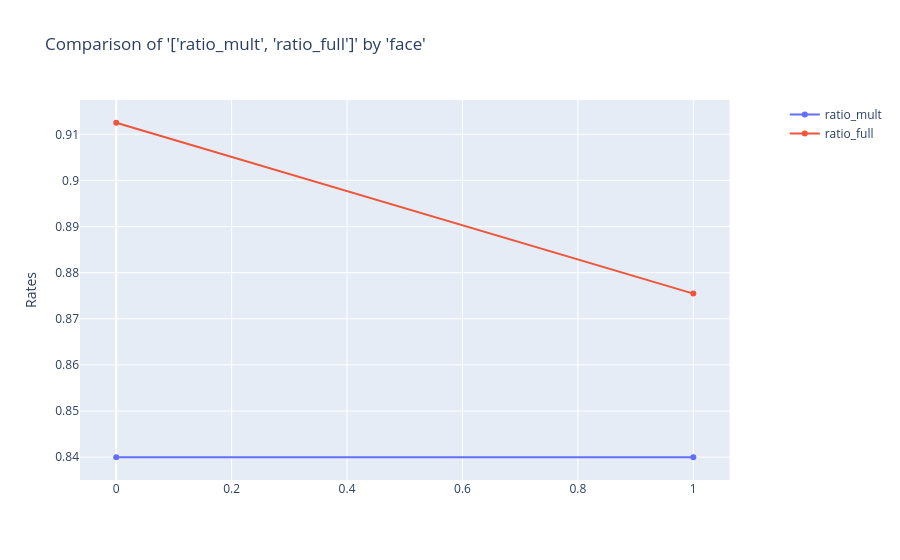

Notebook code for this chart:
### Code cell
charters.compare_rates(df_ratio, x_axis="face", rates=["ratio_mult", "ratio_full"])

### Figure 1 — Plotly figure (JSON) as saved in the notebook; plotly's stock layout.template omitted (floating-point values rounded to 4 significant figures)
{"data": [{"mode": "lines+markers", "name": "ratio_mult", "type": "scatter", "x": [0, 1], "xaxis": "x", "y": [0.84, 0.84], "yaxis": "y"}, {"mode": "lines+markers", "name": "ratio_full", "type": "scatter", "x": [0, 1], "xaxis": "x", "y": [0.9125, 0.8755], "yaxis": "y"}], "layout": {"title": {"text": "Comparison of '['ratio_mult', 'ratio_full']' by 'face'"}, "xaxis": {"anchor": "y", "domain": [0, 0.94]}, "yaxis": {"anchor": "x", "domain": [0, 1], "title": {"text": "Rates"}, "type": "-"}, "yaxis2": {"anchor": "x", "overlaying": "y", "side": "right"}}}
